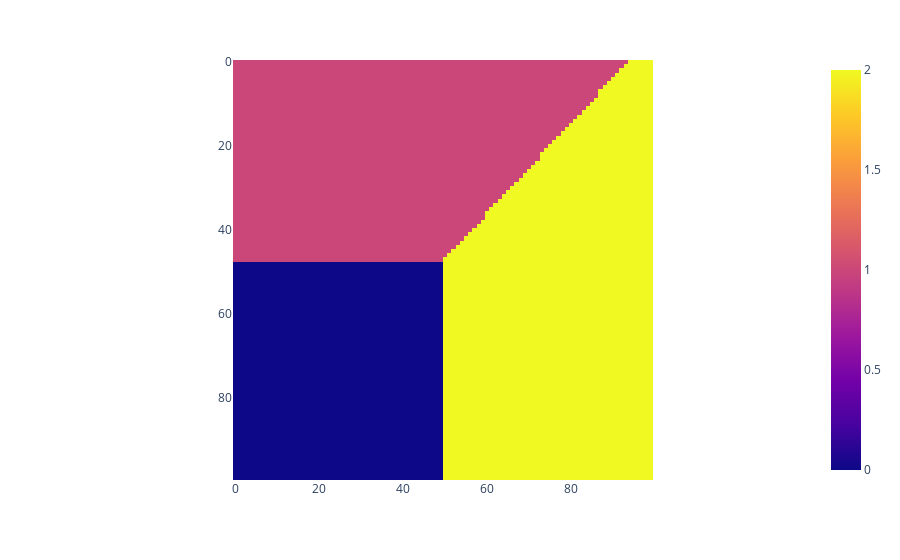

Notebook code cell kept with this figure:
### Code cell
# for 2d case only
class LDABayesRule:
    # means is a dictionary {class_label : class_mean}
    def __init__(self, cov: np.array, means: Dict[str, np.array], priors: Dict[str, np.array]) -> None:
        self.invcov = np.linalg.inv(cov)
        self.means = means
        self.priors = priors

    def discriminant_k(self, xy: np.array, class_mean: np.array, class_prior: float):
        return xy.T @ self.invcov @ class_mean - 0.5 * class_mean.T @ self.invcov @ class_mean + np.log(class_prior)

    def predict(self, xy: np.array):
        class_preds = []
        for class_label in self.means.keys():
            class_mean = self.means[class_label]
            class_prior = self.priors[class_label]
            preds = self.discriminant_k(xy, class_mean, class_prior)
            class_preds.append(preds)
        
        return np.argmax(np.stack(class_preds, axis=1), axis=1)


clf = LDABayesRule(cov, mus, pis)
preds = clf.predict(xy_stack)

px.imshow(np.rot90(preds.reshape((nx, ny))))

### Figure 1 — Plotly figure (JSON) as saved in the notebook; plotly's stock layout.template omitted (floating-point values rounded to 4 significant figures; data arrays with more than 128 entries replaced by an {"elided": "..."} marker saying what was removed)
{"data": [{"coloraxis": "coloraxis", "hovertemplate": "x: %{x}<br>y: %{y}<br>color: %{z}<extra></extra>", "name": "0", "type": "heatmap", "xaxis": "x", "yaxis": "y", "z": {"elided": "100x100 int values"}}], "layout": {"coloraxis": {"colorscale": [[0, "#0d0887"], [0.1111, "#46039f"], [0.2222, "#7201a8"], [0.3333, "#9c179e"], [0.4444, "#bd3786"], [0.5556, "#d8576b"], [0.6667, "#ed7953"], [0.7778, "#fb9f3a"], [0.8889, "#fdca26"], [1, "#f0f921"]]}, "margin": {"t": 60}, "xaxis": {"anchor": "y", "constrain": "domain", "domain": [0, 1], "scaleanchor": "y"}, "yaxis": {"anchor": "x", "autorange": "reversed", "constrain": "domain", "domain": [0, 1]}}}
